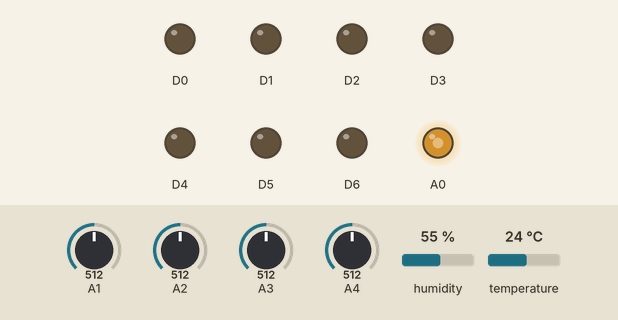
A sketch run on a simulated Arduino MKR. Parts: output pins drawn as LEDs (lit = HIGH). Inputs (shaded band) come from the test bench; at power-on: humidity 55 %, A1 = 512, A2 = 512, A3 = 512, A4 = 512, temperature 24 °C. What the sketch prints to the serial monitor is not drawn.

Above: at 1.2 s.
1.3 s: humidity set to 59 %
At 2.8 s:
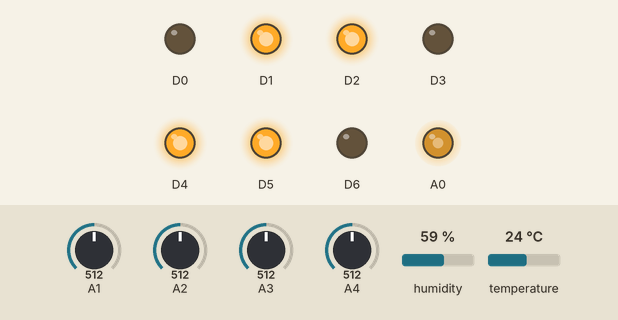
3.7 s: A1 set to 490
At 6.4 s:
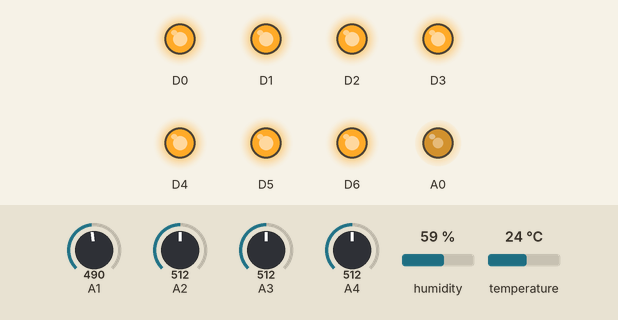
8.0 s: humidity set to 75 %
11.5 s: humidity set to 78 %
At 12.6 s:
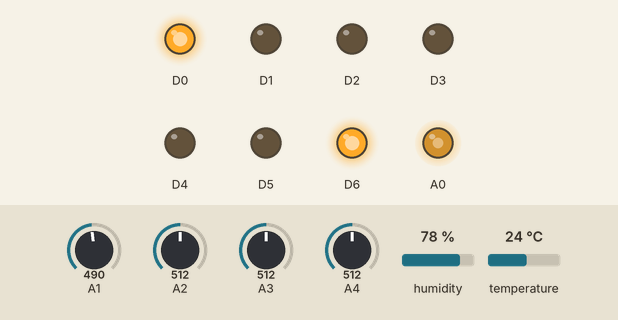
Timing chart, 0 to 14.5 s (numbered marks = the images above; inputs shaded):
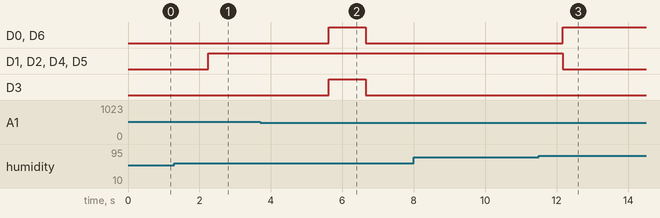

Measured:
- the behaviour switches between 57 and 58 % on humidity (found by bisection; images 0 and 1)
- the behaviour switches between 508 and 507 on A1 (found by bisection; images 1 and 2)
- the behaviour switches between 76 and 77 % on humidity (found by bisection; images 2 and 3)
- after the input at 1.3 s, D1, D2, D4, D5: LOW → HIGH after 0.95 s
- after the input at 3.7 s, D0, D3, D6: LOW → HIGH after 1.9 s, → LOW 1.0 s later
- after the input at 8.0 s, every drawn part: stays the same
- after the input at 11.5 s, D0, D6: LOW → HIGH after 0.68 s; D1, D2, D4, D5: HIGH → LOW after 0.68 s

The sketch:

PCB2001_GSM_serial_DewPoint.ino
```cpp
// libraries - Version: Latest
#include <Arduino.h>
#include <math.h>
#include <Wire.h>
#include <Adafruit_SHT31.h>

#include <WiFi101.h>
#include <WiFiClient.h>
#include <WiFiServer.h>
#include <WiFiSSLClient.h>
#include <WiFiUdp.h>

/*
 * This example is modified from the original file
 * https://github.com/arduino-libraries/WiFi101/blob/master/examples/SimpleWebServerWiFi/SimpleWebServerWiFi.ino
 */
#include <SPI.h>
#include <WiFi101.h>
#define V_GS(X) (int)(X*(-78.102)+155.36)
#define vgs 0
// typically vgs from -1.2V to 1.95V, unit is Volt
#define tag 2001
#define delaytime 5000 //milliseconds

#define num_average 50
#define alpha 0.15
#define LLlength 8
#define ratio 100.00

#define RECOVERY 0
#define BASELINE 1
#define INCREASE 2

#define baseline_counter_threshold 2000 // 2000*1.4 seconds
#define heater_counter_threshold 15 //

#define a1 7.625
#define b1 243.04 //degree C

Adafruit_SHT31 sht31 = Adafruit_SHT31();

int dewpointlevel = 0;

int base_threshold_1 = 80; //experimental value (variable)
int inc_threshold_1 = 65; //experimental value (variable)
int rec_threshold_1 = 90; //experimental value (variable)
bool if_channel_1_inc = false;

int base_threshold_2 = 80; //experimental value (variable)
int inc_threshold_2 = 65; //experimental value (variable)
int rec_threshold_2 = 90; //experimental value (variable)
bool if_channel_2_inc = false;

int base_threshold_3 = 80; //experimental value (variable)
int inc_threshold_3 = 65; //experimental value (variable)
int rec_threshold_3 = 90; //experimental value (variable)
bool if_channel_3_inc = false;

int base_threshold_4 = 80; //experimental value (variable)
int inc_threshold_4 = 65; //experimental value (variable)
int rec_threshold_4 = 90; //experimental value (variable)
bool if_channel_4_inc = false;

//char ssid[] = "NETGEAR40";      //  your network SSID (name)
//char pass[] = "pastelskates248";   // your network password
int keyIndex = 0;                 // your network key Index number (needed only for WEP)
int i = 0;
/*Sensor pin define*/

String dataline="";

unsigned long data_index = 0;

double d1 = NAN;
double pre_d1;
double d2 = NAN;
double pre_d2;
double d3 = NAN;
double pre_d3;
double d4 = NAN;
double pre_d4;

int s1;
int s2;
int s3;
int s4;

float temperature;
float humidity;
float dewpoint_delta;

char FSM_status = RECOVERY;
char lock_flag = 1;
int heater_counter = 0;
int baseline_counter = 0;

double delta1[LLlength];
double LL1[LLlength];
double* p_delta_start1 = delta1;
double* p_delta_end1 = delta1;
double* p_LL_start1 = LL1;
double* p_LL_end1 = LL1;
double delta_sum1 = 0.0;
double pre_delta1 = 0.0;
double LL_sum1 = 0.0;
double pre_LL1 = 0.0;
double LL_sum1_diff = 0.0;

double delta2[LLlength];
double LL2[LLlength];
double* p_delta_start2 = delta2;
double* p_delta_end2 = delta2;
double* p_LL_start2 = LL2;
double* p_LL_end2 = LL2;
double delta_sum2 = 0.0;
double pre_delta2 = 0.0;
double LL_sum2 = 0.0;
double pre_LL2 = 0.0;
double LL_sum2_diff = 0.0;

double delta3[LLlength];
double LL3[LLlength];
double* p_delta_start3 = delta3;
double* p_delta_end3 = delta3;
double* p_LL_start3 = LL3;
double* p_LL_end3 = LL3;
double delta_sum3 = 0.0;
double pre_delta3 = 0.0;
double LL_sum3 = 0.0;
double pre_LL3 = 0.0;
double LL_sum3_diff = 0.0;

double delta4[LLlength];
double LL4[LLlength];
double* p_delta_start4 = delta4;
double* p_delta_end4 = delta4;
double* p_LL_start4 = LL4;
double* p_LL_end4 = LL4;
double delta_sum4 = 0.0;
double pre_delta4 = 0.0;
double LL_sum4 = 0.0;
double pre_LL4 = 0.0;
double LL_sum4_diff = 0.0;

unsigned long pre_time;
unsigned long cur_time = 0;

unsigned long offline_counter = 0;

//int status = WL_IDLE_STATUS;
//WiFiServer server(80);
void setup() {
  analogWrite(A0,max(min(V_GS(vgs),255),0));
  pinMode(0,OUTPUT);
  pinMode(1,OUTPUT);
  pinMode(2,OUTPUT);
  pinMode(3,OUTPUT);
  pinMode(4,OUTPUT);
  pinMode(5,OUTPUT);
  pinMode(6,OUTPUT);
  setvalue(0);
  Serial.begin(9600);      // initialize serial communication
  //Serial.print("Start Serial ");
  while (!Serial)
    delay(10);     // will pause Zero, Leonardo, etc until serial console opens

  //Serial.println("SHT31 test starts");
  if (! sht31.begin(0x44)) {   // Set to 0x45 for alternate i2c addr
    Serial.println("Couldn't find SHT31 Sensor");
    while (1) delay(1);
  }

  // Check for the presence of the shield
//  Serial.print("WiFi101 shield: ");

  // setup for the DAC


/*  if (WiFi.status() == WL_NO_SHIELD) {
    Serial.println("NOT PRESENT");
    return; // don't continue
  }
  Serial.println("DETECTED");
  // attempt to connect to Wifi network:
  while ( status != WL_CONNECTED) {
    digitalWrite(fan_pin, LOW);
    Serial.print("Attempting to connect to Network named: ");
    Serial.println(ssid);                   // print the network name (SSID);
    //digitalWrite(fan_pin, HIGH);
    // Connect to WPA/WPA2 network. Change this line if using open or WEP network:
    status = WiFi.begin(ssid, pass);
    // wait 3 seconds for connection:
    delay(delaytime);
  }
  server.begin();                           // start the web server on port 80
  printWifiStatus();                        // you're connected now, so print out the status
*/

}
void loop() {

  offline_counter = 0;
  String currentLine = "";                // make a String to hold incoming data from the client
  char c = '\n';
  data_index = data_index+1;
  s1 = 0;
  s2 = 0;
  s3 = 0;
  s4 = 0;

  temperature = sht31.readTemperature();
  humidity = sht31.readHumidity();

  dewpoint_delta = printdewpointdelta(temperature, humidity);
  dewpointlevel = printdewpointlevel(dewpoint_delta);

  delay(20);
  for (i=0;i<num_average;i++) {
    s1 = s1+analogRead(A1);
    s2 = s2+analogRead(A2);
    s3 = s3+analogRead(A3);
    s4 = s4+analogRead(A4);
  }
  delay(20);
  s1 = s1/num_average;
  s2 = s2/num_average;
  s3 = s3/num_average;
  s4 = s4/num_average;
  pre_d1 = d1;
  pre_d2 = d2;
  pre_d3 = d3;
  pre_d4 = d4;

  pre_time = cur_time;
  d1 = (isnan(d1)) ? s1: s1*alpha+(1-alpha)*d1;
  d2 = (isnan(d2)) ? s2: s2*alpha+(1-alpha)*d2;
  d3 = (isnan(d3)) ? s3: s3*alpha+(1-alpha)*d3;
  d4 = (isnan(d4)) ? s4: s4*alpha+(1-alpha)*d4;
  cur_time = millis();

  //Serial.println("Delta-Time = " + String(cur_time-pre_time));

  serialIntPrint(tag);
  serialIntPrint(data_index);
  serialFloatPrint(s1);
  serialFloatPrint(d1);
  serialFloatPrint(s2);
  serialFloatPrint(d2);
  serialFloatPrint(s3);
  serialFloatPrint(d3);
  serialFloatPrint(s4);
  serialFloatPrint(d4);

  // dataline = String(tag)+ " "+String(data_index) +" "+ String(s1)+" "+ String(d1) +" "+ String(s2)+" "+ String(d2) +" "+ String(s3)+" "+ String(d3)+" "+ String(s4)+" "+ String(d4)+" ";
  if (!isnan(pre_d1)) {
    *p_LL_end1 = sqrt(pow((cur_time - pre_time)/1000.00,2) + pow(ratio*(d1-pre_d1),2));
    *p_LL_end2 = sqrt(pow((cur_time - pre_time)/1000.00,2) + pow(ratio*(d2-pre_d2),2));
    *p_LL_end3 = sqrt(pow((cur_time - pre_time)/1000.00,2) + pow(ratio*(d3-pre_d3),2));
    *p_LL_end4 = sqrt(pow((cur_time - pre_time)/1000.00,2) + pow(ratio*(d4-pre_d4),2));

    //Serial.print(String(sqrt(pow((cur_time - pre_time),2) + pow(ratio*(d1-pre_d1),2)))+" Here is it\n");
    LL_sum1_diff = *p_LL_end1 - pre_LL1;
    LL_sum1 = LL_sum1 + LL_sum1_diff;
    LL_sum2_diff = *p_LL_end2 - pre_LL2;
    LL_sum2 = LL_sum2 + LL_sum2_diff;
    LL_sum3_diff = *p_LL_end3 - pre_LL3;
    LL_sum3 = LL_sum3 + LL_sum3_diff;
    LL_sum4_diff = *p_LL_end4 - pre_LL4;
    LL_sum4 = LL_sum4 + LL_sum4_diff;

    p_LL_end1 = LL1 + (((p_LL_end1-LL1)+1) % LLlength);
    p_LL_end2 = LL2 + (((p_LL_end2-LL2)+1) % LLlength);
    p_LL_end3 = LL3 + (((p_LL_end3-LL3)+1) % LLlength);
    p_LL_end4 = LL4 + (((p_LL_end4-LL4)+1) % LLlength);

    *p_delta_end1 = ratio*(d1-pre_d1);
    *p_delta_end2 = ratio*(d2-pre_d2);
    *p_delta_end3 = ratio*(d3-pre_d3);
    *p_delta_end4 = ratio*(d4-pre_d4);

    delta_sum1 = delta_sum1 + *p_delta_end1 - pre_delta1;
    delta_sum2 = delta_sum2 + *p_delta_end2 - pre_delta2;
    delta_sum3 = delta_sum3 + *p_delta_end3 - pre_delta3;
    delta_sum4 = delta_sum4 + *p_delta_end4 - pre_delta4;

    p_delta_end1 = delta1 + (((p_delta_end1-delta1)+1) % LLlength);
    p_delta_end2 = delta2 + (((p_delta_end2-delta2)+1) % LLlength);
    p_delta_end3 = delta3 + (((p_delta_end3-delta3)+1) % LLlength);
    p_delta_end4 = delta4 + (((p_delta_end4-delta4)+1) % LLlength);

    //Serial.print("LL_pointer_end = " + String(p_LL_end-LL) + "\n");
    //Serial.print("delta_pointer_end = " + String(p_delta_end-delta) + "\n");
    if (p_LL_end1 == p_LL_start1) {
      pre_LL1 = *p_LL_start1;
      pre_LL2 = *p_LL_start2;
      pre_LL3 = *p_LL_start3;
      pre_LL4 = *p_LL_start4;

      p_LL_start1 = LL1 + (((p_LL_start1-LL1)+1) % LLlength);
      p_LL_start2 = LL2 + (((p_LL_start2-LL2)+1) % LLlength);
      p_LL_start3 = LL3 + (((p_LL_start3-LL3)+1) % LLlength);
      p_LL_start4 = LL4 + (((p_LL_start4-LL4)+1) % LLlength);

      pre_delta1 = *p_delta_start1;
      pre_delta2 = *p_delta_start2;
      pre_delta3 = *p_delta_start3;
      pre_delta4 = *p_delta_start4;

      p_delta_start1 = delta1 + (((p_delta_start1-delta1)+1) % LLlength);
      p_delta_start2 = delta2 + (((p_delta_start2-delta2)+1) % LLlength);
      p_delta_start3 = delta3 + (((p_delta_start3-delta3)+1) % LLlength);
      p_delta_start4 = delta4 + (((p_delta_start4-delta4)+1) % LLlength);
      //Serial.print("LL_pointer_end = " + String(p_LL_start-LL)+ "\n");
      //Serial.print("delta_pointer_end = " + String(p_delta_start-delta)+ "\n");


      serialFloatPrint(LL_sum1);
      serialFloatPrint(delta_sum1);
      serialFloatPrint(LL_sum2);
      serialFloatPrint(delta_sum2);
      serialFloatPrint(LL_sum3);
      serialFloatPrint(delta_sum3);
      serialFloatPrint(LL_sum4);
      serialFloatPrint(delta_sum4);


      // dataline += String(LL_sum1) + " " + String(delta_sum1) + " " + String(LL_sum2) + " " + String(delta_sum2)+ " " + String(LL_sum3) + " " + String(delta_sum3) + " " + String(LL_sum4) + " " + String(delta_sum4);
    } else {
      for (int i = 0; i < 8; i++) {
        serialFloatPrint(0.0f);
      }

      // dataline += "0.0 0.0 0.0 0.0 0.0 0.0 0.0 0.0";
    }
  } else {
    //Serial.write('\r');
    //Serial.write('\n');
    // dataline += "0.0 0.0 0.0 0.0 0.0 0.0 0.0 0.0";
    for (int i = 0; i < 8; i++) {
        serialFloatPrint(0.0f);
    }
  }

  //Serial.print("FSM_status=");
  switch(FSM_status) {
    case RECOVERY:
      //Serial.println("RECOVERY\n");
      if (heater_counter > heater_counter_threshold) {
        heater_counter = 0;
        dewpointlevel = printdewpointlevel(dewpoint_delta);
        //Serial.println("Heater is OFF");
        lock_flag = 1;
      } else if (heater_counter > 0) {
        heater_counter++;
      }
      if (LL_sum1 <= base_threshold_1 &&
          LL_sum2 <= base_threshold_2 &&
          LL_sum3 <= base_threshold_3 &&
          LL_sum4 <= base_threshold_4 &&
          lock_flag) {
        FSM_status = BASELINE;
        baseline_counter = 0;
      }
      break;
    case BASELINE:
      //Serial.println("BASELINE\n");
      baseline_counter++;
      if_channel_1_inc = (LL_sum1_diff > inc_threshold_1);
      if_channel_2_inc = (LL_sum2_diff > inc_threshold_2);
      if_channel_3_inc = (LL_sum3_diff > inc_threshold_3);
      if_channel_4_inc = (LL_sum4_diff > inc_threshold_4);
      if (if_channel_1_inc || if_channel_2_inc || if_channel_3_inc || if_channel_4_inc) {
        FSM_status = INCREASE;
      } else if (baseline_counter > baseline_counter_threshold) {
        FSM_status = RECOVERY;
        heater_counter = 1;
        lock_flag = 0;
        setvalue(5);
        //"Heater is ON"
      }
      break;
    case INCREASE:
      //Serial.println("INCREASE\n");
      if (((abs(LL_sum1-delta_sum1) > rec_threshold_1) && if_channel_1_inc) ||
          ((abs(LL_sum2-delta_sum2) > rec_threshold_2) && if_channel_2_inc) ||
          ((abs(LL_sum3-delta_sum3) > rec_threshold_3) && if_channel_3_inc) ||
          ((abs(LL_sum4-delta_sum4) > rec_threshold_4) && if_channel_4_inc)) {
        FSM_status = RECOVERY;
        heater_counter = 1;
        setvalue(5);
        //"Heater is ON"
      }
      break;
  }
  if (heater_counter) {
    serialIntPrint(5);
    // dataline += " 1";
  } else {
    serialIntPrint(dewpointlevel);
    // dataline += " 0";
  }
  serialIntPrint(FSM_status);

  serialFloatPrint(temperature);
  serialFloatPrint(humidity);
  serialFloatPrint(dewpoint_delta);
  delay(1000);
}

void serialFloatPrint(float f) {
  byte * b = (byte *) &f;
  //Serial.print("f:");
  Serial.write(b[0]);
  Serial.write(b[1]);
  Serial.write(b[2]);
  Serial.write(b[3]);
  /* DEBUG */
  //Serial.print(f);
  //Serial.print(", ");
  //Serial.println();
  //Serial.println(*f, HEX);
  //Serial.println(*b, HEX);
  //Serial.print(b[0],HEX);
  //Serial.print(b[1], HEX);
  //Serial.print(b[2], HEX);
  //Serial.println(b[3], HEX);
  //*/
}
void serialIntPrint(int f) {
  byte * b = (byte *) &f;
  //Serial.print("f:");
  Serial.write(b[0]);
  Serial.write(b[1]);
  Serial.write(b[2]);
  Serial.write(b[3]);
  /* DEBUG */
  //Serial.print(f);
  //Serial.print(", ");
  //Serial.println();
  //Serial.println(*f, HEX);
  //Serial.println(*b, HEX);
  //Serial.print(b[0],HEX);
  //Serial.print(b[1], HEX);
  //Serial.print(b[2], HEX);
  //Serial.println(b[3], HEX);
  //*/
}

void setvalue(int level) {
  switch(level) {
    case 0: //0b0000000
      digitalWrite(0,LOW);
      digitalWrite(1,LOW);
      digitalWrite(2,LOW);
      digitalWrite(3,LOW);
      digitalWrite(4,LOW);
      digitalWrite(5,LOW);
      digitalWrite(6,LOW);
      break;
    case 1: //0b0110110
      digitalWrite(0,LOW);
      digitalWrite(1,HIGH);
      digitalWrite(2,HIGH);
      digitalWrite(3,LOW);
      digitalWrite(4,HIGH);
      digitalWrite(5,HIGH);
      digitalWrite(6,LOW);
      break;
    case 2: //0b1000001
      digitalWrite(0,HIGH);
      digitalWrite(1,LOW);
      digitalWrite(2,LOW);
      digitalWrite(3,LOW);
      digitalWrite(4,LOW);
      digitalWrite(5,LOW);
      digitalWrite(6,HIGH);
      break;
    case 3: //0b1000011
      digitalWrite(0,HIGH);
      digitalWrite(1,HIGH);
      digitalWrite(2,LOW);
      digitalWrite(3,LOW);
      digitalWrite(4,LOW);
      digitalWrite(5,LOW);
      digitalWrite(6,HIGH);
      break;
    case 4: //0b1000101
      digitalWrite(0,HIGH);
      digitalWrite(1,LOW);
      digitalWrite(2,HIGH);
      digitalWrite(3,LOW);
      digitalWrite(4,LOW);
      digitalWrite(5,LOW);
      digitalWrite(6,HIGH);
      break;
    case 5: //0b1111111
      digitalWrite(0,HIGH);
      digitalWrite(1,HIGH);
      digitalWrite(2,HIGH);
      digitalWrite(3,HIGH);
      digitalWrite(4,HIGH);
      digitalWrite(5,HIGH);
      digitalWrite(6,HIGH);
      break;
    default:
      digitalWrite(0,LOW);
      digitalWrite(1,LOW);
      digitalWrite(2,LOW);
      digitalWrite(3,LOW);
      digitalWrite(4,LOW);
      digitalWrite(5,LOW);
      digitalWrite(6,LOW);
  }
}

float printdewpointdelta(float temp, float humidity) {
  return temp - (b1*(log(humidity/100)+a1*temp/(b1+temp)))/(a1-log(humidity/100)-a1*temp/(b1+temp));
}

int printdewpointlevel(float delta_temp) {
  if (delta_temp > 20.0) {
    setvalue(0);
    return 0;
  } else if (delta_temp > 10.0) {
    setvalue(1);
    return 1;
  } else if (delta_temp > 3.0) {
    setvalue(2);
    return 2;
  } else {
    setvalue(3);
    return 3;
  }
}
```
